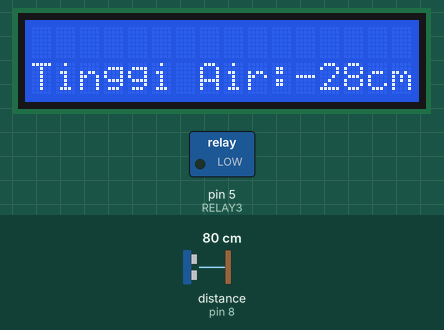
Simulated run of this sketch. Board: Arduino Uno, built with avr-gcc and run on an emulated ATmega328P. On the bench: 16×2 character LCD, switched loads named in the sketch (green lamp = pin HIGH). Wiring (inferred from the names in the program): ultrasonic range finder: trigger pin 7; echo pin 8. The test bench sets the inputs (shaded band); at power-on: distance to the obstacle (sensor on pin 8) 80 cm. The echo pulse lasts 58.3 µs per cm; the modem accepts every AT command (registered, SIM ready, sends succeed) and sends nothing else; pins used as bus, display or sensor lines are not drawn; what the sketch prints to the serial monitor is not drawn.

Above: at 9.0 s.
9.1 s: distance to the obstacle (sensor on pin 8) set to 2 cm
At 11.7 s:
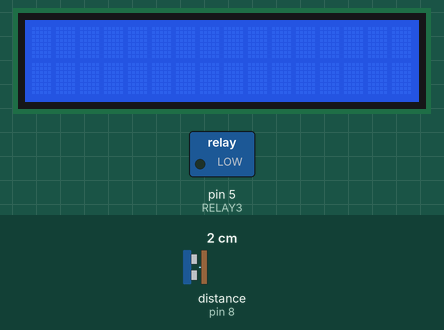
At 21.8 s:
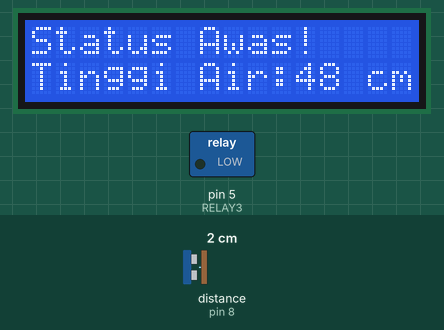
Timing chart, 0 to 23.3 s (numbered marks = the images above; inputs shaded):
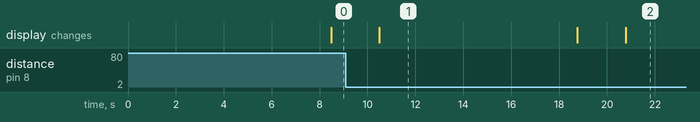

Measured:
- after the input at 9.1 s, the display: first differs from a run without the input after 9.7 s (image 2 shows a later state)
- what the display in image 1 shows lasts 8.3 s, from 10.5 s to 18.8 s

The sketch:

arduino_ultrasonik.ino
```cpp
#include <LiquidCrystal_I2C.h>
#include<SoftwareSerial.h>

SoftwareSerial sim(10, 11);
LiquidCrystal_I2C lcd(0x27, 16, 2);

#define trig 7//membuat triger pin ke kaki 3 arduino
#define echo 8//membuat echo pin ke kaki 4 arduino
int RELAY1 = 3;
int RELAY2 = 4;
int RELAY3 = 5;
int RELAY4 = 6;
long durasi;///membuat variabel durasi
int ketinggian_air;//membuat variabel jarak
int ketinggian_wadah = 50;

void setup() {
  // put your setup code here, to run once:
Serial.begin(9600);//set komunikasi serial dengan baudrate sebesar 9600
lcd.begin();
  sim.begin(9600);
  delay(100);
  sim.println("AT");
  sim.println("AT+CMGF=1");
  sim.println("AT+CNMI=1,2,0,0,0");
pinMode(trig, OUTPUT);//set pin tigger sebagai output sensor
pinMode(echo, INPUT);// set pin echo sebagai input sensor

}

void loop() {
  // put your main code here, to run repeatedly:
  lcd.clear();
  digitalWrite(trig, LOW);//set trigger pin bernilai low
  delayMicroseconds(5);//delay dalam microsecond sebesar 5
  digitalWrite(trig, HIGH);
  delayMicroseconds(10);
  digitalWrite(trig, LOW);

  durasi = pulseIn(echo, HIGH);// membuat fungsi durasi sebagai pulsa yang masuk dengan nilai echo sebagai high
  ketinggian_air = ketinggian_wadah-durasi * 0.034 / 2; //rumus ketentuan jarak
  delay(200);
  sim.print("AT+CMGF=1\r\n");
  sim.print("AT+CMGS=\"");
  sim.print("081377358612");
  sim.print("\"\r\n");
  delay(3000);
  sim.print(ketinggian_air );
  sim.print(" cm");
  sim.write(0x1A);
  delay(3000);
  sim.println("AT+CMGD=3");
  delay(2000);//delay dalam 1 detik akan ditampilkan hasil dari variabel jarak
  Serial.print("ketinggian_air = ");
  Serial.print(ketinggian_air);//memunculkan dalam komunikasi serial nilai dari jarak dalam bentuk cm
  Serial.println(" cm");

  lcd.setCursor(0,1);
  lcd.print("Tinggi Air:");
  lcd.setCursor(11,1);
  lcd.print(ketinggian_air);
  lcd.setCursor(14,1);
  lcd.print("cm");
  delay(2000);

        if (ketinggian_air > 21 ){
        lcd.setCursor(0,0);
        lcd.print("Status Awas!");
        Serial.println("Status Banjir : Awas");
        kirim("Status Banjir : Awas");
        pinMode(RELAY3, HIGH);
        pinMode(RELAY1, LOW);
        pinMode(RELAY2, LOW);
        delay(10000);}

        else if ((ketinggian_air >= 16)&&(ketinggian_air < 21)){
        lcd.setCursor(0,0);
        lcd.print("Status Waspada!");
        Serial.println("Status Banjir : Waspada");
        kirim("Status Banjir : Waspada");
        pinMode(RELAY2, HIGH);
        pinMode(RELAY3, LOW);
        pinMode(RELAY1, LOW);
        delay(30000);}

        else if ((ketinggian_air >= 1 )&&(ketinggian_air < 16)){
        lcd.setCursor(0,0);
        lcd.print("Status Siaga 1!");
        Serial.println("Status Banjir : Siaga 1");
        kirim("Status Banjir : Siaga 1");
        pinMode(RELAY1, HIGH);
        pinMode(RELAY2, LOW);
        pinMode(RELAY3, LOW);
        delay(60000);}
}

void kirim(String p){
  sim.print("AT+CMGF=1\r\n");
  delay(2000);
  sim.print("AT+CMGS=\"");
  sim.print("081377358612");
  sim.print("\"\r\n");
  delay(2000);
  sim.print(p);
  sim.write(0x1A);
  delay(2000);
  sim.println("AT+CMGD=3");
}
```
